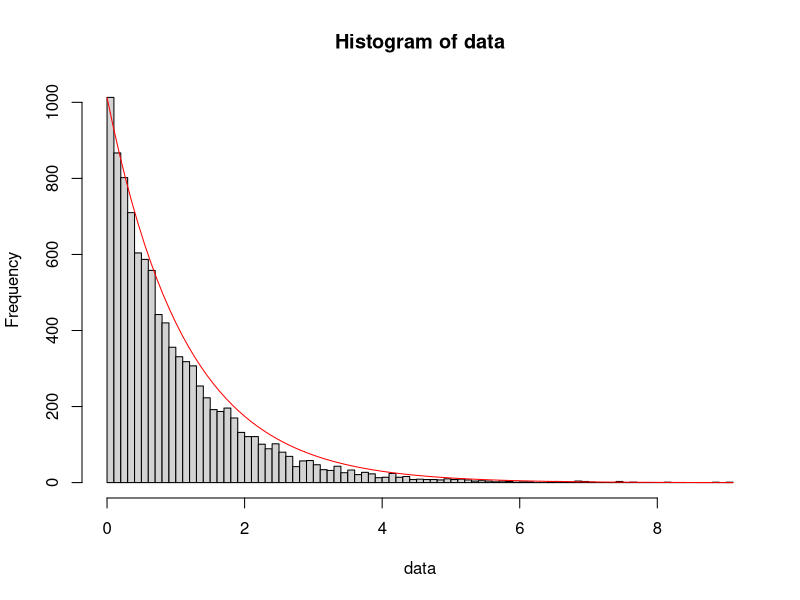
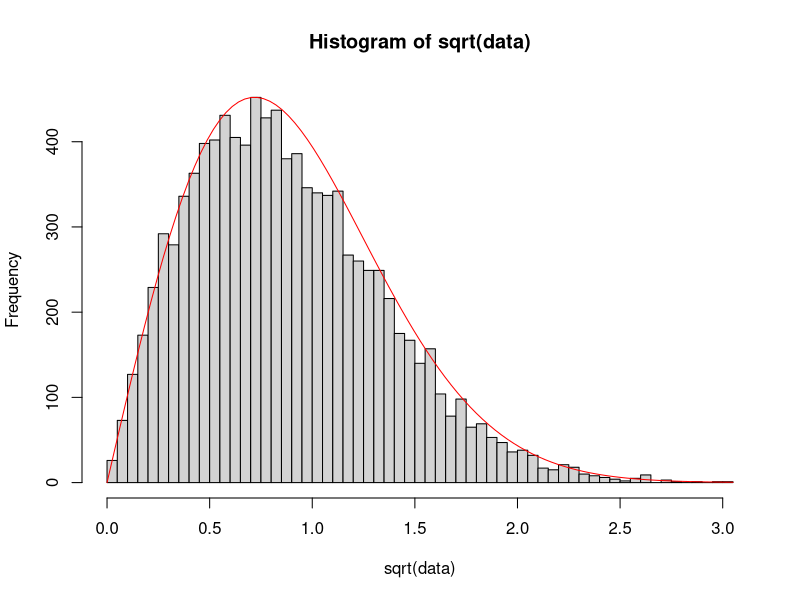

These charts were generated, in order, by the following R code:
p = 1 - prod(c(343:365)) / (365^23)
pa = 0.5
pb = 0.75
ppab = 0.5

p4 = 0.99*0.05 / (0.01*0.92+0.05*0.99)

unif_data <- runif(10000, min=0, max=1)
data = - log(1 - unif_data)

hist(data, breaks=100)
par(new=TRUE)
curve(exp(-x), ann=FALSE, axes=FALSE, xlim=c(0,8), col="red")

hist(sqrt(data), breaks=100)
par(new=TRUE)
curve(2*x*exp(-x^2), ann=FALSE, axes=FALSE, xlim=c(0,3), col="red")
